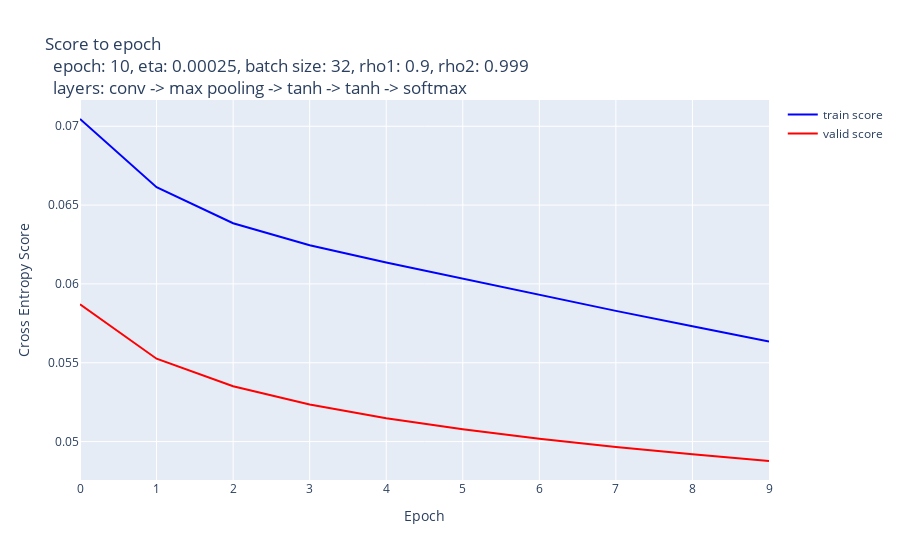

Source (notebook cell):
### Code cell
# graph of scores
hidden_layers = "conv -> max pooling -> tanh -> tanh -> softmax"
fig = util.draw_scores_with_validation(
    ls_scores_train, ls_scores_valid, hidden_layers, hyperparams
)
fig.show()

### Figure 1 — Plotly figure (JSON) as saved in the notebook; plotly's stock layout.template omitted (floating-point values rounded to 4 significant figures)
{"data": [{"line": {"color": "blue", "width": 2}, "mode": "lines", "name": "train score", "type": "scatter", "x": [0, 1, 2, 3, 4, 5, 6, 7, 8, 9], "y": [0.07046, 0.06613, 0.06385, 0.06245, 0.06136, 0.06032, 0.05929, 0.05829, 0.05731, 0.05634]}, {"line": {"color": "red", "width": 2}, "mode": "lines", "name": "valid score", "type": "scatter", "x": [0, 1, 2, 3, 4, 5, 6, 7, 8, 9], "y": [0.0587, 0.05526, 0.05351, 0.05235, 0.05148, 0.05078, 0.05018, 0.04966, 0.04919, 0.04877]}], "layout": {"hovermode": "x unified", "title": {"text": "Score to epoch <br>  epoch: 10, eta: 0.00025, batch size: 32, rho1: 0.9, rho2: 0.999 <br>  layers: conv -> max pooling -> tanh -> tanh -> softmax"}, "xaxis": {"title": {"text": "Epoch"}}, "yaxis": {"title": {"text": "Cross Entropy Score"}}}}
